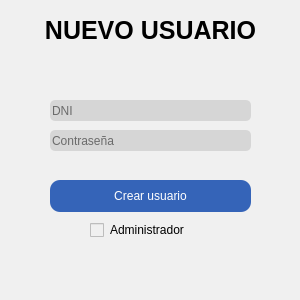
<?xml version="1.0" encoding="UTF-8"?>
<ui version="4.0">
 <class>MainWindow</class>
 <widget class="QMainWindow" name="MainWindow">
  <property name="geometry">
   <rect>
    <x>0</x>
    <y>0</y>
    <width>300</width>
    <height>300</height>
   </rect>
  </property>
  <property name="maximumSize">
   <size>
    <width>300</width>
    <height>300</height>
   </size>
  </property>
  <property name="windowTitle">
   <string>Crear Usuario</string>
  </property>
  <property name="styleSheet">
   <string notr="true">background-color:#f0f0f0; color: black; border-radius: 10px</string>
  </property>
  <widget class="QWidget" name="centralwidget">
   <widget class="QLineEdit" name="user">
    <property name="geometry">
     <rect>
      <x>50</x>
      <y>100</y>
      <width>201</width>
      <height>21</height>
     </rect>
    </property>
    <property name="styleSheet">
     <string notr="true">background-color: #d6d6d6; color: black; border-radius: 5px;</string>
    </property>
    <property name="inputMask">
     <string/>
    </property>
    <property name="text">
     <string/>
    </property>
    <property name="maxLength">
     <number>9</number>
    </property>
    <property name="cursorPosition">
     <number>0</number>
    </property>
    <property name="placeholderText">
     <string notr="true">DNI</string>
    </property>
   </widget>
   <widget class="QLineEdit" name="passwd">
    <property name="geometry">
     <rect>
      <x>50</x>
      <y>130</y>
      <width>201</width>
      <height>21</height>
     </rect>
    </property>
    <property name="styleSheet">
     <string notr="true">background-color: #d6d6d6; color: black;border-radius: 5px;</string>
    </property>
    <property name="echoMode">
     <enum>QLineEdit::Password</enum>
    </property>
    <property name="cursorPosition">
     <number>0</number>
    </property>
    <property name="placeholderText">
     <string notr="true">Contraseña</string>
    </property>
   </widget>
   <widget class="QPushButton" name="newUserButton">
    <property name="geometry">
     <rect>
      <x>50</x>
      <y>180</y>
      <width>201</width>
      <height>32</height>
     </rect>
    </property>
    <property name="styleSheet">
     <string notr="true">background-color: #3564b8; color: white;</string>
    </property>
    <property name="text">
     <string>Crear usuario</string>
    </property>
   </widget>
   <widget class="QLabel" name="titulo">
    <property name="geometry">
     <rect>
      <x>30</x>
      <y>10</y>
      <width>241</width>
      <height>41</height>
     </rect>
    </property>
    <property name="font">
     <font>
      <pointsize>-1</pointsize>
      <weight>75</weight>
      <bold>true</bold>
     </font>
    </property>
    <property name="styleSheet">
     <string notr="true">color: black; font-weight: bold; font-size: 25px;</string>
    </property>
    <property name="text">
     <string>NUEVO USUARIO</string>
    </property>
    <property name="alignment">
     <set>Qt::AlignCenter</set>
    </property>
   </widget>
   <widget class="QCheckBox" name="adminCheck">
    <property name="geometry">
     <rect>
      <x>90</x>
      <y>220</y>
      <width>121</width>
      <height>20</height>
     </rect>
    </property>
    <property name="text">
     <string>Administrador</string>
    </property>
   </widget>
   <widget class="QLabel" name="errorLabel">
    <property name="geometry">
     <rect>
      <x>10</x>
      <y>270</y>
      <width>281</width>
      <height>16</height>
     </rect>
    </property>
    <property name="font">
     <font>
      <family>Arial</family>
      <pointsize>12</pointsize>
     </font>
    </property>
    <property name="styleSheet">
     <string notr="true">color: black;</string>
    </property>
    <property name="text">
     <string/>
    </property>
    <property name="alignment">
     <set>Qt::AlignCenter</set>
    </property>
   </widget>
  </widget>
  <widget class="QStatusBar" name="statusbar"/>
 </widget>
 <resources/>
 <connections/>
</ui>
